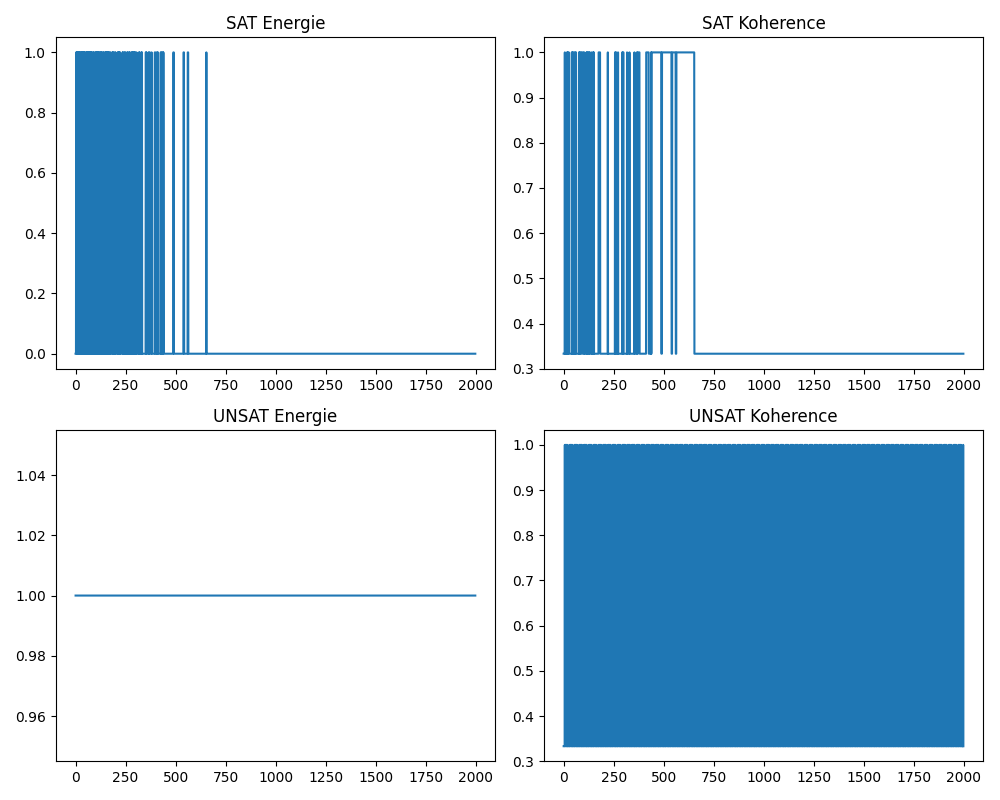

This chart was generated by the following Python code:
import numpy as np
import math
import matplotlib.pyplot as plt

def popcount(x: int) -> int:
    return bin(x).count('1')

def _next_pow2(x: int) -> int:
    n = 1
    while n < x:
        n <<= 1
    return n

def _gray(i: int) -> int:
    return i ^ (i >> 1)

def _walsh_row(N: int, k: int) -> np.ndarray:
    gk = _gray(k)
    n = np.arange(N, dtype=np.uint64)
    bits = np.bitwise_and(n, gk)
    pc = np.array([popcount(b) for b in bits])
    return np.where((pc & 1) == 0, 1, -1).astype(np.int8)

def truncated_hadamard(m: int, idx: int = 1) -> np.ndarray:
    if m <= 0:
        return np.zeros(1, dtype=np.int8)
    N = _next_pow2(m)
    k = idx % N
    if k == 0:
        k = 1
    row = _walsh_row(N, k)
    return row[:m]

def stride_near(T: int, frac: float, forbid=(1, 2)):
    if T <= 4:
        return max(1, T - 2)
    target = int(round((frac % 1.0) * T)) % T
    target = min(max(target, 2), T - 2)
    w_alias = 0.40
    w_triv = 2.50
    w_hr = 0.15
    divs = [d for d in range(2, min(64, T // 2) + 1) if T % d == 0]
    def alias_penalty(s: int) -> float:
        pen = 0.0
        for d in divs:
            step = T // d
            k = round(s / step)
            delta = abs(s - k * step) / step
            if delta < 0.5:
                pen += (0.5 - delta)
        return pen
    def harmonic_ripple(s: int, H: int = 8) -> float:
        acc = 0.0
        for r in range(2, H + 1):
            x = math.sin(math.pi * r * s / T)
            acc += 1.0 / (1e-9 + abs(x))
        return acc
    triv = {1, 2, 3, T - 1, T - 2, T - 3}
    golden = (math.sqrt(5) - 1.0) * 0.5
    prefer = int(round(golden * T)) % T
    candidates = [s for s in range(2, T - 1) if math.gcd(s, T) == 1]
    best_s = 2
    best_score = float("inf")
    for s in candidates:
        base = abs(s - target)
        pen_alias = alias_penalty(s)
        pen_triv = w_triv if (s in triv or s in forbid) else 0.0
        pen_hr = harmonic_ripple(s)
        reward = 0.05 * abs(s - prefer)
        score = base + w_alias * pen_alias + pen_triv + w_hr * pen_hr + reward
        if score < best_score:
            best_score = score
            best_s = s
    return best_s

# SAT instance: 3-var satisfiable
sat_clauses = [
    [1, 2, 3],
    [-1, -2, 3],
    [-1, 2, -3],
    [1, -2, -3]
]
sat_n = 3

# UNSAT instance: 3-var unsatisfiable with 8 clauses
unsat_clauses = [
    [1, 2, 3],
    [1, 2, -3],
    [1, -2, 3],
    [1, -2, -3],
    [-1, 2, 3],
    [-1, 2, -3],
    [-1, -2, 3],
    [-1, -2, -3]
]
unsat_n = 3

T = 2000  # Steps for annealing
frac = (math.sqrt(5) - 1) / 2
stride = stride_near(T, frac)
print(f"Anti-aliasing stride: {stride}")

def run_simulation(clauses, n, label, visualize_steps=[]):
    spins = np.random.choice([-1, 1], n)
    def energy(spins):
        unsat = 0
        for clause in clauses:
            sat = any(spins[abs(lit) - 1] == (1 if lit > 0 else -1) for lit in clause)
            if not sat:
                unsat += 1
        return unsat
    current_energy = energy(spins)
    temp = 5.0  # Initial annealing temp
    energies = []
    coherences = []
    for t in range(T):
        var_idx = (t * stride) % n
        h_probe = truncated_hadamard(n, t % 32)
        new_spins = spins.copy()
        flip_prob = (h_probe[var_idx] + 1) / 2
        if np.random.rand() < flip_prob:
            new_spins[var_idx] = -new_spins[var_idx]
        new_energy = energy(new_spins)
        delta = new_energy - current_energy
        if delta < 0 or np.random.rand() < math.exp(-delta / temp):
            spins = new_spins
            current_energy = new_energy
        temp *= 0.995  # Slower annealing
        energies.append(current_energy)
        phases = np.arccos(spins)
        mean_vec = np.mean(np.exp(1j * phases))
        kappa_proxy = abs(mean_vec)
        coherences.append(kappa_proxy)
        if t in visualize_steps:
            plot_phasors(spins, t, label)
            plt.pause(0.01)  # For animation effect
        if t % 200 == 0:
            print(f"{label} Step {t}: Energy {current_energy}, Coherence {kappa_proxy:.4f}")
    return energies, coherences, current_energy, kappa_proxy, spins

def plot_phasors(spins, step, label):
    phases = np.arccos(spins)
    fig, ax = plt.subplots(figsize=(6, 6))
    ax.set_xlim(-1.5, 1.5)
    ax.set_ylim(-1.5, 1.5)
    ax.set_aspect('equal')
    circle = plt.Circle((0, 0), 1, color='b', fill=False)
    ax.add_artist(circle)
    for i, phase in enumerate(phases):
        ax.arrow(0, 0, np.cos(phase), np.sin(phase), head_width=0.05, head_length=0.1, fc='r', ec='r')
        ax.text(np.cos(phase) * 1.1, np.sin(phase) * 1.1, f'Var {i+1}')
    ax.set_title(f'{label} Fázory na jednotkové kružnici - Krok {step}')
    plt.show(block=False)

# Run simulations with visualization on selected steps (e.g., every 100)
visualize_steps = list(range(0, T, 100))  # Adjust for less/more plots

print("Running SAT simulation...")
sat_energies, sat_coherences, sat_final_e, sat_final_k, sat_final_spins = run_simulation(sat_clauses, sat_n, "SAT", visualize_steps)
print(f"SAT Final: Energy {sat_final_e}, Coherence {sat_final_k:.4f}")

print("\nRunning UNSAT simulation...")
unsat_energies, unsat_coherences, unsat_final_e, unsat_final_k, unsat_final_spins = run_simulation(unsat_clauses, unsat_n, "UNSAT", visualize_steps)
print(f"UNSAT Final: Energy {unsat_final_e}, Coherence {unsat_final_k:.4f}")

# Plot energy and coherence comparisons
fig, axs = plt.subplots(2, 2, figsize=(10, 8))
axs[0, 0].plot(sat_energies)
axs[0, 0].set_title('SAT Energie')
axs[0, 1].plot(sat_coherences)
axs[0, 1].set_title('SAT Koherence')
axs[1, 0].plot(unsat_energies)
axs[1, 0].set_title('UNSAT Energie')
axs[1, 1].plot(unsat_coherences)
axs[1, 1].set_title('UNSAT Koherence')
plt.tight_layout()
plt.show()
